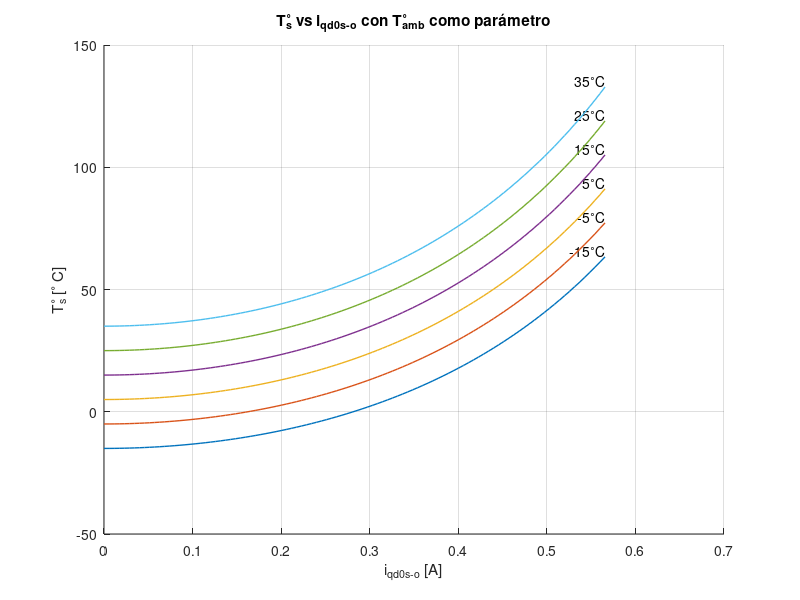

Write the MATLAB code that produced this figure. (Note: this script raises an error after producing the figure.)
clear all
clc

%% VARIABLES SIMBÓLICAS DE ESTADO
%{
syms i_qs i_ds i_0s T_s
x       = [i_qs; i_ds; i_0s; T_s];
theta_m = pi/3; % Imponemos esta condición directamente
omega_m = 0;    % Imponemos esta condición directamente

% Entrada de perturbación
syms T_d T_amb
u_d = [T_d; T_amb];

% Entradas de control
syms v_qs v_ds
u_c     = [v_qs; v_ds];
v_0s    = 0; % Imponemos esta condición directamente

% Entradas del sistema
u = [u_c; u_d];
%}

%% PARAMETROS SIMBÓLICOS DEL SISTEMA FÍSICO
%{
syms K_l r b_eq J_eq Pp
syms lambda_m L_q L_ls L_d
syms alpha_cu R_sref T_sref
syms R_ts_amb C_ts
syms R_s

% Definción de la evolución de R_S
R_s = R_sref*(1 + alpha_cu*(T_s - T_sref));
%}

%% PARAMETROS DEL MODELO FÍSICO

b_l = 0.1;%+-0.03
J_l = 0.0833;%+[0...0.375]
K_l = 2.452 + 7.355;%+[0...7.355]

r = 120;

J_m         = 1.4e-5;
b_m         = 1.5e-5;
Pp          = 3;
lambda_m    = 0.016;

L_q         = 5.8/1000;
L_d         = 6.6/1000;
L_ls        = 0.8/1000;

alpha_cu    = 3.9e-3;
%R_s         = 1.02;
T_sref      = 40;
R_sref      = 1.02;

C_ts        = 0.818;
R_ts_amb    = 146.7;

J_eq = J_m + J_l/(r^2);
b_eq = b_m + b_l/(r^2);

i_max   = linspace(0, sqrt(2)*0.4, 100);
T_amb_o = -15:10:40;
beta    = 0:pi/4:2*pi;

%}

%% CURVAS DE OPERACIÓN CUASI-ESTACIONARIA
%{
% ESTO NO ANDUVO
% Definir la función no lineal f(x, u)
f = [omega_m;
    (1/J_eq)*(1.5*Pp*i_qs*(lambda_m + (L_d - L_q)*i_ds) - (K_l/r)*sin(theta_m/r) - T_d/r);
    (1/L_q)*(-R_s*i_qs + v_qs);
    (1/L_d)*(-R_s*i_ds + v_ds);
    (1/L_ls)*(-R_s*i_0s);
    ((1.5*R_s)/C_ts)*(i_qs^2 + i_ds^2 + 2*i_0s^2) + (T_amb - T_s)/(R_ts_amb*C_ts)];

% Igualar la ecuación de estado al vector nulo y resolver
eqns = f == [0; 0; 0; 0; 0; 0];
vars = x.'
solutions = solve(eqns, vars);
disp('Soluciones para i_qs:');
disp(solutions.i_qs);
disp('Soluciones para i_ds:');
disp(solutions.i_ds);
disp('Soluciones para i_0s:');
disp(solutions.i_0s);

%}
%{
T_m         = @(theta_l, T_d) K_l*sin(theta_l)/r + T_d/r;
theta_lr    = linspace(0, 2*pi, 100);
T_m1        = T_m(theta_lr, 5);
T_m2        = T_m(theta_lr, -5);
T_m3        = T_m(theta_lr, 0);

figure;

hold on;
plot(theta_lr, T_m1, 'r', 'LineWidth', 1); % Línea roja discontinua
plot(theta_lr, T_m2, 'g', 'LineWidth', 1); % Línea roja discontinua
plot(theta_lr, T_m3, 'b', 'LineWidth', 1); % Línea roja discontinua

% Agregar título y etiquetas
title('T_m respecto de \theta_l para T_d = [-5, 0, 5][N.m]');
xlabel('\theta_l [rad]');
ylabel('T_m[N.m]');

% Agregar una leyenda
legend('T_d = 5 N.m', 'T_d = -5 N.m', 'T_d = 0 N.m');

% Ajustar los límites del eje
xlim([0, 2*pi]);
hold off;
%}

% Generar puntos para la circunferencia
%{
theta = linspace(0, 2*pi, 100); % Ángulo de 0 a 2pi en 100 puntos
figure;
hold on; % Mantener la gráfica para añadir el segmento de recta
% Configuración de la gráfica
axis equal; % Escala igual en ambos ejes
grid on; % Mostrar cuadrícula
title('Círculos de corriente.');
xlabel('i_{ds} [A]');
ylabel('i_{qs} [A]');
for i = 1:length(i_max)
    radio = i_max(i);
    x = radio * cos(theta); % Coordenada x
    y = radio * sin(theta); % Coordenada y
    
    % Graficar la circunferencia
    if i == length(i_max)
        % Parámetro del ángulo beta
        beta = pi/4; % Ángulo beta en radianes (por ejemplo, pi/4 para 45 grados)
        % Coordenadas del punto en la circunferencia que forma un ángulo beta con el eje x
        x_beta = radio * cos(beta);
        y_beta = radio * sin(beta);
        plot(x_beta, y_beta, 'ro', 'MarkerFaceColor', 'r');
    end
    plot(x, y, 'LineWidth', 1); % Circunferencia en azul con grosor de línea 2
    

    % Graficar el segmento de recta
    if i == length(i_max)
        plot([0, x_beta], [0, y_beta], 'r', 'LineWidth', 1); % Segmento de recta en rojo con grosor de línea 2
        % Anotar el ángulo beta en la gráfica
        text(radio/3 * cos(beta/2), radio/3 * sin(beta/2), '\beta', 'FontSize', 12, 'HorizontalAlignment', 'right');
    end
end
%}

figure;
hold on; % Mantener la gráfica para añadir el segmento de recta
grid on; % Mostrar cuadrícula
title('T^{\circ}_{s} vs i_{qd0s-o} con T^{\circ}_{amb} como parámetro');
xlabel('i_{qd0s-o} [A]');
ylabel('T^{\circ}_{s} [^{\circ} C]');

for i = 1:length(T_amb_o)
    numerador = (3/2) * R_sref * (alpha_cu * T_sref - 1) * (i_max).^2 - (T_amb_o(i) / R_ts_amb);
    denominador = (3/2) * R_sref * alpha_cu * (i_max).^2 - (1 / R_ts_amb);
    T_s0 = numerador ./ denominador;
    x_last = i_max(end);
    y_last = T_s0(end);
    text(x_last, y_last, [num2str(T_amb_o(i)), '^{\circ}C'], 'VerticalAlignment', 'bottom', 'HorizontalAlignment', 'right');
    plot(i_max, T_s0, 'LineWidth', 1, 'DisplayName', ['T_{amb-o} = ', num2str(T_amb_o(i)), '^{\circ}C']);
end
% Añadir una línea punteada horizontal a los 115 grados
yline(115, 'r--', 'LineWidth', 1, 'Label', '115^{\circ}C', 'LabelHorizontalAlignment', 'left', 'LabelVerticalAlignment', 'bottom');
%legend show;
%}
%{
figure;
hold on; % Mantener la gráfica para añadir el segmento de recta
grid on; % Mostrar cuadrícula
title('T_{m} vs i_{qd0s-o} con \beta como parámetro');
xlabel('i_{qd0s-o} [A]');
ylabel('T_{m} [N.m]');

for i = 1:length(beta)
    if (i ~= 5)&&(i ~= 9)
        Tm = (3/2) * Pp * sin(beta(i))*i_max.*(lambda_m + (L_d - L_q) * i_max * cos(beta(i)));
        %x_last = i_max(end);
        %y_last = Tm(end);
        %text(x_last, y_last, [num2str(rad2deg(beta(i))), '^{\circ}'], 'VerticalAlignment', 'bottom', 'HorizontalAlignment', 'right');
        plot(i_max, Tm, 'LineWidth', 1, 'DisplayName', ['\beta = ', num2str(rad2deg(beta(i))), '^{\circ}']);
    end
end
legend show;
%}


%% PUNTO DE OPERACIÓN TRIVIAL
%{
theta_m_o   = 0;
omega_m_o   = 0;
R_s_o       = R_s;
V_qs_o      = 0;
V_ds_o      = 0;
V_os_o      = 0;
i_qs_o      = V_qs_o/R_s_o;
i_ds_o      = V_ds_o/R_s_o;
i_os_o      = V_os_o/R_s_o;
T_s_o       = 40;
%}

%% Matrices del modelo LVP
%{
A = [0,1,0,0,0,0;
    -(K_l/(J_eq*r^2))*cos(theta_m/r),-b_eq/J_eq,3*Pp*(lambda_m+(L_d-L_q)*i_ds)/(2*J_eq),3*Pp*(L_d-L_q)*i_qs/(2*J_eq),0,0;
    0,-3*Pp*(lambda_m+L_d)*i_ds/(2*L_q),-R_sref*(1+alpha_cu*(T_s-T_sref))/L_q,-Pp*L_d*omega_m/L_q,0,-R_sref*alpha_cu*i_qs/L_q;
    0,L_q*i_qs*Pp/L_d,L_q*Pp*omega_m/L_d,-R_sref*(1+alpha_cu*(T_s-T_sref))/L_d,0,-R_sref*alpha_cu*i_ds/L_d;
    0,0,0,0,-R_sref*(1+alpha_cu*(T_s-T_sref))/L_ls,-R_sref*alpha_cu*i_os/L_ls;
    0,0,3*i_qs*R_sref*(1+alpha_cu*(T_s-T_sref))/C_ts,3*i_ds*R_sref*(1+alpha_cu*(T_s-T_sref))/C_ts,6*i_os*R_sref*(1+alpha_cu*(T_s-T_sref))/C_ts,3*(i_qs^2+i_ds^2+2*i_os^2)*R_sref*alpha_cu/(2*C_ts)-1/(C_ts*R_ts_amb)];
B = [0,0,0,0,0;
     0,0,0,-1/(r*J_eq),0;
     1/L_q,0,0,0,0;
     0,1/L_d,0,0,0;
     0,0,1/L_ls,0,0;
     0,0,0,0,1/(C_ts*R_ts_amb)];
C = eye(6);
D = zeros(6,5);
%}